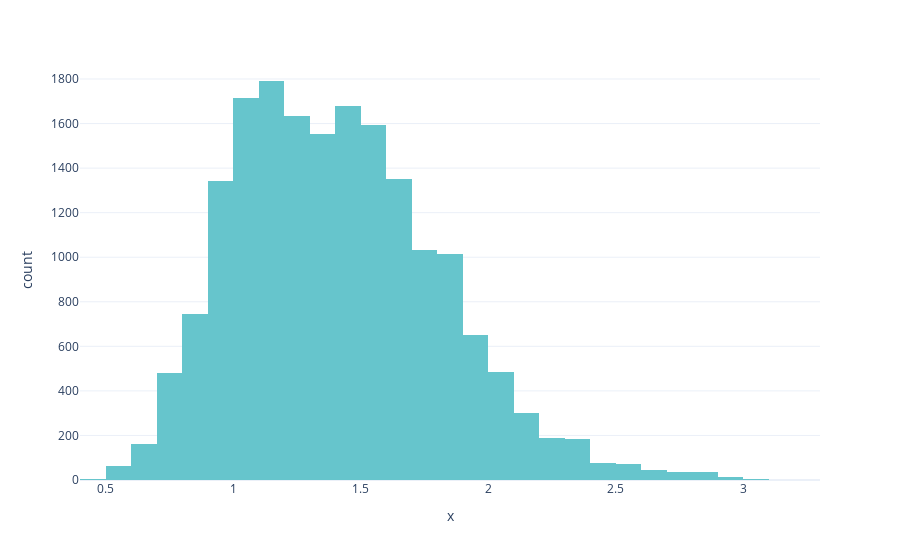

Notebook code for this chart:
### Markdown cell above
### average_price 

É uma coluna com dados discrétos, referente a média dos preços dos abacates vendidos

### Code cell
px.histogram(
    x=df.average_price,
    nbins=50,
    color_discrete_sequence=px.colors.qualitative.Pastel,
    )

### Figure 1 — Plotly figure (JSON) as saved in the notebook; plotly's stock layout.template omitted (floating-point values rounded to 4 significant figures; data arrays with more than 128 entries replaced by an {"elided": "..."} marker saying what was removed)
{"data": [{"alignmentgroup": "True", "bingroup": "x", "hovertemplate": "x=%{x}<br>count=%{y}<extra></extra>", "legendgroup": "", "marker": {"color": "rgb(102, 197, 204)", "pattern": {"shape": ""}}, "name": "", "nbinsx": 50, "offsetgroup": "", "orientation": "v", "showlegend": false, "type": "histogram", "x": {"elided": "18249 float values"}, "xaxis": "x", "yaxis": "y"}], "layout": {"barmode": "relative", "legend": {"tracegroupgap": 0}, "margin": {"t": 60}, "xaxis": {"anchor": "y", "domain": [0, 1], "title": {"text": "x"}}, "yaxis": {"anchor": "x", "domain": [0, 1], "title": {"text": "count"}}}}
